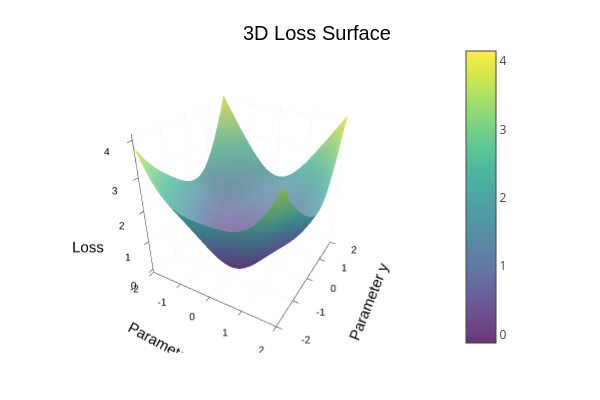

The cell this chart's notebook holds for it:
### Code cell
# Define a simple 3D loss surface (paraboloid with some complexity)
function loss_surface(x, y)
    # A more interesting loss surface with multiple minima
    z1 = 0.5 * (x^2 + y^2)  # Main paraboloid
    z2 = 0.3 * sin(2*x) * cos(2*y)  # Oscillatory component
    z3 = 0.1 * exp(-(x-1)^2 - (y+0.5)^2)  # Local bump
    return z1 + z2 + z3
end

# Analytical derivatives
function analytical_gradient(x, y)
    # ∂z/∂x
    dx = x + 0.6 * cos(2*x) * cos(2*y) - 0.2 * (x-1) * exp(-(x-1)^2 - (y+0.5)^2)
    # ∂z/∂y  
    dy = y - 0.6 * sin(2*x) * sin(2*y) - 0.2 * (y+0.5) * exp(-(x-1)^2 - (y+0.5)^2)
    return [dx, dy]
end

# Create meshgrid for visualization
x_range = range(-2, 2, length=50)
y_range = range(-2, 2, length=50)
X = [x for x in x_range, y in y_range]
Y = [y for x in x_range, y in y_range]
Z = [loss_surface(x, y) for x in x_range, y in y_range]

# Plot the loss surface
p_surface = surface(x_range, y_range, Z, 
                   title="3D Loss Surface",
                   xlabel="Parameter x", 
                   ylabel="Parameter y", 
                   zlabel="Loss",
                   colormap=:viridis,
                   alpha=0.8)

display(p_surface)

### Figure 1 — Plotly figure (JSON) as saved in the notebook; plotly's stock layout.template omitted (floating-point values rounded to 4 significant figures; data arrays with more than 128 entries replaced by an {"elided": "..."} marker saying what was removed)
{"data": [{"colorbar": {"len": 0.8657, "title": "", "x": 0.7605, "y": 0.5087}, "colorscale": {"elided": "256x2 mixed values"}, "name": "y1", "opacity": 0.8, "scene": "scene", "showlegend": false, "showscale": true, "type": "surface", "x": [-2, -1.918, -1.837, -1.755, -1.673, -1.592, -1.51, -1.429, -1.347, -1.265, -1.184, -1.102, -1.02, -0.9388, -0.8571, -0.7755, -0.6939, -0.6122, -0.5306, -0.449, -0.3673, -0.2857, -0.2041, -0.1224, -0.04082, 0.04082, 0.1224, 0.2041, 0.2857, 0.3673, 0.449, 0.5306, 0.6122, 0.6939, 0.7755, 0.8571, 0.9388, 1.02, 1.102, 1.184, 1.265, 1.347, 1.429, 1.51, 1.592, 1.673, 1.755, 1.837, 1.918, 2], "xaxis": "x", "y": [-2, -1.918, -1.837, -1.755, -1.673, -1.592, -1.51, -1.429, -1.347, -1.265, -1.184, -1.102, -1.02, -0.9388, -0.8571, -0.7755, -0.6939, -0.6122, -0.5306, -0.449, -0.3673, -0.2857, -0.2041, -0.1224, -0.04082, 0.04082, 0.1224, 0.2041, 0.2857, 0.3673, 0.449, 0.5306, 0.6122, 0.6939, 0.7755, 0.8571, 0.9388, 1.02, 1.102, 1.184, 1.265, 1.347, 1.429, 1.51, 1.592, 1.673, 1.755, 1.837, 1.918, 2], "yaxis": "y", "z": {"elided": "50x50 float values"}, "zaxis": "z", "zmax": 4.152, "zmin": -0.1231}], "layout": {"annotations": [{"font": {"color": "rgba(0, 0, 0, 1.000)", "family": "sans-serif", "size": 20}, "rotation": 0, "showarrow": false, "text": "3D Loss Surface", "x": 0.5275, "xanchor": "center", "xref": "paper", "y": 1, "yanchor": "top", "yref": "paper"}], "height": 400, "legend": {"bgcolor": "rgba(255, 255, 255, 1.000)", "bordercolor": "rgba(0, 0, 0, 1.000)", "borderwidth": 1, "font": {"color": "rgba(0, 0, 0, 1.000)", "family": "sans-serif", "size": 11}, "title": {"font": {"color": "rgba(0, 0, 0, 1.000)", "family": "sans-serif", "size": 15}, "text": ""}, "tracegroupgap": 0, "traceorder": "normal", "x": 1, "xanchor": "auto", "y": 1, "yanchor": "auto"}, "margin": {"b": 20, "l": 0, "r": 0, "t": 20}, "paper_bgcolor": "rgba(255, 255, 255, 1.000)", "plot_bgcolor": "rgba(255, 255, 255, 1.000)", "scene": {"camera": {"eye": {"x": 1.126, "y": -1.95, "z": 1.3}, "projection": "orthographic"}, "domain": {"x": [0.06165, 0.7605], "y": [0.07581, 0.9415]}, "xaxis": {"gridcolor": "rgba(0, 0, 0, 0.100)", "gridwidth": 0.5, "linecolor": "rgba(0, 0, 0, 1.000)", "mirror": false, "range": [-2, 2], "showgrid": true, "showline": true, "showticklabels": true, "tickangle": 0, "tickcolor": "rgb(0, 0, 0)", "tickfont": {"color": "rgba(0, 0, 0, 1.000)", "family": "sans-serif", "size": 11}, "tickmode": "array", "ticks": "inside", "ticktext": ["-2", "-1", "0", "1", "2"], "tickvals": [-2, -1, 0, 1, 2], "title": "Parameter x", "titlefont": {"color": "rgba(0, 0, 0, 1.000)", "family": "sans-serif", "size": 15}, "type": "-", "visible": true, "zeroline": false, "zerolinecolor": "rgba(0, 0, 0, 1.000)"}, "yaxis": {"gridcolor": "rgba(0, 0, 0, 0.100)", "gridwidth": 0.5, "linecolor": "rgba(0, 0, 0, 1.000)", "mirror": false, "range": [-2, 2], "showgrid": true, "showline": true, "showticklabels": true, "tickangle": 0, "tickcolor": "rgb(0, 0, 0)", "tickfont": {"color": "rgba(0, 0, 0, 1.000)", "family": "sans-serif", "size": 11}, "tickmode": "array", "ticks": "inside", "ticktext": ["-2", "-1", "0", "1", "2"], "tickvals": [-2, -1, 0, 1, 2], "title": "Parameter y", "titlefont": {"color": "rgba(0, 0, 0, 1.000)", "family": "sans-serif", "size": 15}, "type": "-", "visible": true, "zeroline": false, "zerolinecolor": "rgba(0, 0, 0, 1.000)"}, "zaxis": {"gridcolor": "rgba(0, 0, 0, 0.100)", "gridwidth": 0.5, "linecolor": "rgba(0, 0, 0, 1.000)", "mirror": false, "range": [-0.1231, 4.152], "showgrid": true, "showline": true, "showticklabels": true, "tickangle": 0, "tickcolor": "rgb(0, 0, 0)", "tickfont": {"color": "rgba(0, 0, 0, 1.000)", "family": "sans-serif", "size": 11}, "tickmode": "array", "ticks": "inside", "ticktext": ["0", "1", "2", "3", "4"], "tickvals": [0, 1, 2, 3, 4], "title": "Loss", "titlefont": {"color": "rgba(0, 0, 0, 1.000)", "family": "sans-serif", "size": 15}, "type": "-", "visible": true, "zeroline": false, "zerolinecolor": "rgba(0, 0, 0, 1.000)"}}, "showlegend": true, "width": 600}}
